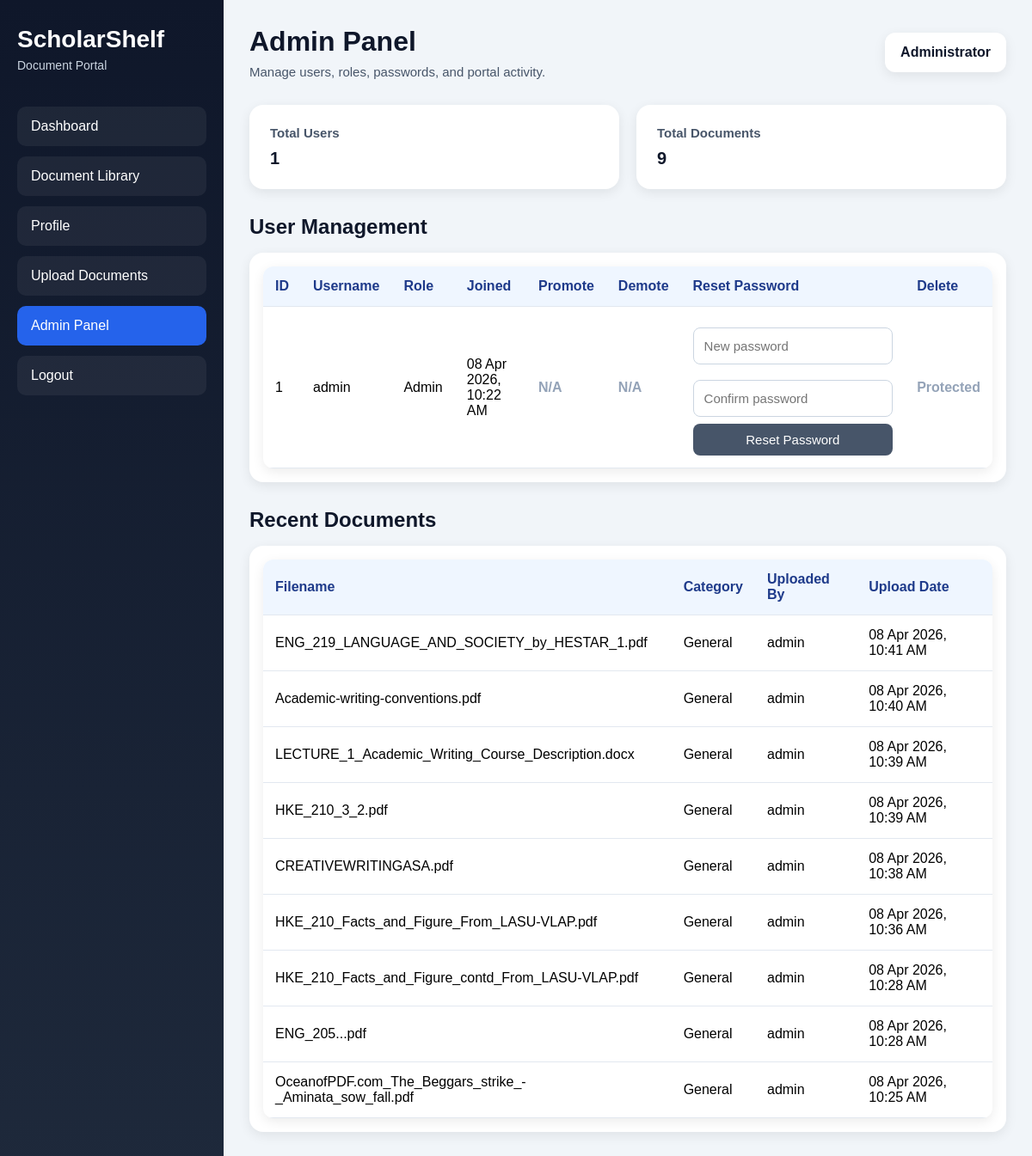
The page /admin (signed in) on the database its author committed.
### tables this page shows
CREATE TABLE users (
            id INTEGER PRIMARY KEY AUTOINCREMENT,
            username TEXT UNIQUE NOT NULL,
            password TEXT NOT NULL,
            role TEXT NOT NULL DEFAULT 'member',
            created_at TEXT DEFAULT CURRENT_TIMESTAMP
        );

CREATE TABLE documents (
            id INTEGER PRIMARY KEY AUTOINCREMENT,
            filename TEXT NOT NULL,
            original_filename TEXT NOT NULL,
            uploaded_by TEXT NOT NULL,
            category TEXT NOT NULL DEFAULT 'General',
            upload_date TEXT DEFAULT CURRENT_TIMESTAMP
        );

### app.py (the view)
@app.route("/admin")
def admin_panel():
    if not is_logged_in():
        flash("Please login first.", "warning")
        return redirect(url_for("login"))
    if not is_admin():
        flash("Only admin can access the admin panel.", "danger")
        return redirect(url_for("dashboard"))
    conn = get_db_connection()
    cursor = conn.cursor()
    cursor.execute("SELECT * FROM users ORDER BY id DESC")
    users = cursor.fetchall()
    cursor.execute("""
        SELECT * FROM documents
        ORDER BY id DESC
        LIMIT 10
    """)
    recent_documents = cursor.fetchall()
    cursor.execute("SELECT COUNT(*) AS total_users FROM users")
    total_users = cursor.fetchone()["total_users"]
    cursor.execute("SELECT COUNT(*) AS total_docs FROM documents")
    total_docs = cursor.fetchone()["total_docs"]
    conn.close()
    return render_template(
        "admin.html",
        users=users,
        recent_documents=recent_documents,
        total_users=total_users,
        total_docs=total_docs
    )

### app.py (called while the page is built)
def get_db_connection():
    conn = sqlite3.connect(DATABASE)
    conn.row_factory = sqlite3.Row
    return conn

def is_logged_in():
    return "username" in session

def is_admin():
    return session.get("role") == "admin"

def format_datetime(value):
    if not value:
        return "N/A"
    try:
        dt = datetime.fromisoformat(value.replace("Z", ""))
        return dt.strftime("%d %b %Y, %I:%M %p")
    except Exception:
        try:
            dt = datetime.strptime(value, "%Y-%m-%d %H:%M:%S")
            return dt.strftime("%d %b %Y, %I:%M %p")
        except Exception:
            return value

@app.before_request
def setup_once():
    init_db()

### templates/admin.html (shortened to what this page needs)
<!DOCTYPE html>
<html lang="en">
<head>
    <link rel="stylesheet" href="{{ url_for('static', filename='style.css') }}">
</head>
<body>
    <div class="portal-layout">
        <aside class="sidebar">
            <div>
                <div class="brand">
                    <h2>ScholarShelf</h2>
                    <p>Document Portal</p>
                </div>
                <nav class="sidebar-nav">
                    <a href="{{ url_for('dashboard') }}">Dashboard</a>
                    <a href="{{ url_for('files') }}">Document Library</a>
                    <a href="{{ url_for('profile') }}">Profile</a>
                    <a href="{{ url_for('upload') }}">Upload Documents</a>
                    <a href="{{ url_for('admin_panel') }}" class="active">Admin Panel</a>
                    <a href="{{ url_for('logout') }}">Logout</a>
                </nav>
            </div>
        </aside>
        <main class="main-content">
            <header class="topbar">
                <div>
                    <h1>Admin Panel</h1>
                    <p class="subtext">Manage users, roles, passwords, and portal activity.</p>
                </div>
                <div class="user-badge">
                    <span>Administrator</span>
                </div>
            </header>
            <section class="stats-grid">
                <div class="stat-card">
                    <h3>Total Users</h3>
                    <p>{{ total_users }}</p>
                </div>
                <div class="stat-card">
                    <h3>Total Documents</h3>
                    <p>{{ total_docs }}</p>
                </div>
            </section>
            <section class="notice-board">
                <h2>User Management</h2>
                {% if users %}
                <div class="table-wrapper">
                    <table>
                        <thead>
                            <tr>
                                <th>ID</th>
                                <th>Username</th>
                                <th>Role</th>
                                <th>Joined</th>
                                <th>Promote</th>
                                <th>Demote</th>
                                <th>Reset Password</th>
                                <th>Delete</th>
                            </tr>
                        </thead>
                        <tbody>
                            {% for user in users %}
                            <tr>
                                <td>{{ user["id"] }}</td>
                                <td>{{ user["username"] }}</td>
                                <td>{{ user["role"]|title }}</td>
                                <td>{{ user["created_at"]|datetimeformat }}</td>
                                <td>
                                    {% if user["role"] != "admin" %}
                                    <form action="{{ url_for('make_admin', user_id=user['id']) }}" method="POST">
                                        <button type="submit" class="btn">Make Admin</button>
                                    </form>
                                    {% else %}
                                    <span class="muted-text">N/A</span>
                                    {% endif %}
                                </td>
                                <td>
                                    {% if user["username"] != "admin" and user["role"] == "admin" %}
                                    <form action="{{ url_for('make_member', user_id=user['id']) }}" method="POST">
                                        <button type="submit" class="btn secondary">Make Member</button>
                                    </form>
                                    {% else %}
                                    <span class="muted-text">N/A</span>
                                    {% endif %}
                                </td>
                                <td>
                                    <form action="{{ url_for('reset_password', user_id=user['id']) }}" method="POST" class="admin-password-form">
                                        <input type="password" name="new_password" placeholder="New password" required>
                                        <input type="password" name="confirm_password" placeholder="Confirm password" required>
                                        <button type="submit" class="btn secondary">Reset Password</button>
                                    </form>
                                </td>
                                <td>
                                    {% if user["username"] != "admin" %}
                                    <form action="{{ url_for('delete_user', user_id=user['id']) }}" method="POST" onsubmit="return confirm('Are you sure you want to delete this user?');">
                                        <button type="submit" class="btn danger">Delete</button>
                                    </form>
                                    {% else %}
                                    <span class="muted-text">Protected</span>
                                    {% endif %}
                                </td>
                            </tr>
                            {% endfor %}
                        </tbody>
                    </table>
                </div>
                {% else %}
                <div class="empty-state">
                    <h3>No users found</h3>
                    <p>User records will appear here.</p>
                </div>
                {% endif %}
            </section>
            <section class="notice-board admin-space">
                <h2>Recent Documents</h2>
                {% if recent_documents %}
                <div class="table-wrapper">
                    <table>
                        <thead>
                            <tr>
                                <th>Filename</th>
                                <th>Category</th>
                                <th>Uploaded By</th>
                                <th>Upload Date</th>
                            </tr>
                        </thead>
                        <tbody>
                            {% for doc in recent_documents %}
                            <tr>
                                <td>{{ doc["original_filename"] }}</td>
                                <td>{{ doc["category"] }}</td>
                                <td>{{ doc["uploaded_by"] }}</td>
                                <td>{{ doc["upload_date"]|datetimeformat }}</td>
                            </tr>
                            {% endfor %}
                        </tbody>
                    </table>
                </div>
                {% else %}
                <div class="empty-state">
                    <h3>No documents found</h3>
                    <p>Recent document activity will appear here.</p>
                </div>
                {% endif %}
            </section>
        </main>
    </div>
</body>
</html>

### static/style.css (style rules this page uses)
* { margin: 0; padding: 0; box-sizing: border-box; }
body { font-family: Arial, sans-serif; background: #f1f5f9; color: #0f172a; }
a { text-decoration: none; }
.portal-layout { display: flex; min-height: 100vh; }
.sidebar { width: 260px; background: linear-gradient(180deg, #0f172a, #1e293b); color: white; padding: 30px 20px; display: flex; flex-direction: column; justify-content: space-between; }
.brand h2 { font-size: 28px; margin-bottom: 6px; }
.brand p { color: #cbd5e1; font-size: 14px; }
.sidebar-nav { display: flex; flex-direction: column; gap: 12px; margin-top: 40px; }
.sidebar-nav a { color: white; padding: 14px 16px; border-radius: 10px; background: rgba(255, 255, 255, 0.06); transition: 0.3s ease; }
.sidebar-nav a:hover, .sidebar-nav a.active { background: #2563eb; }
.main-content { flex: 1; padding: 30px; }
.topbar { display: flex; justify-content: space-between; align-items: center; margin-bottom: 30px; gap: 20px; }
.topbar h1 { font-size: 32px; margin-bottom: 8px; }
.subtext { color: #475569; font-size: 15px; }
.user-badge { background: white; border-radius: 12px; padding: 14px 18px; box-shadow: 0 4px 14px rgba(0, 0, 0, 0.08); font-weight: bold; }
.stats-grid { display: grid; grid-template-columns: repeat(auto-fit, minmax(220px, 1fr)); gap: 20px; margin-bottom: 30px; }
.stat-card { background: white; border-radius: 16px; padding: 24px; box-shadow: 0 4px 14px rgba(0, 0, 0, 0.08); }
.stat-card h3 { color: #475569; font-size: 15px; margin-bottom: 10px; }
.stat-card p { font-size: 20px; font-weight: bold; color: #0f172a; }
.quick-actions, .notice-board, .library-section { margin-bottom: 30px; }
.quick-actions h2, .notice-board h2, .library-section h2 { margin-bottom: 16px; font-size: 24px; }
input, button, select { width: 100%; padding: 12px; margin: 10px 0; border-radius: 8px; border: 1px solid #cbd5e1; font-size: 15px; }
.btn { display: inline-block; padding: 10px 18px; background: #2563eb; color: white; text-decoration: none; border-radius: 8px; margin: 5px; border: none; cursor: pointer; transition: 0.2s ease; width: auto; }
.btn.secondary { background: #475569; }
table { width: 100%; border-collapse: collapse; background: white; color: black; border-radius: 12px; overflow: hidden; box-shadow: 0 4px 14px rgba(0, 0, 0, 0.08); }
table th, table td { padding: 14px; border-bottom: 1px solid #e2e8f0; text-align: left; vertical-align: middle; }
table th { background: #eff6ff; color: #1e3a8a; }
.table-wrapper { background: white; border-radius: 16px; padding: 16px; box-shadow: 0 4px 14px rgba(0, 0, 0, 0.08); overflow-x: auto; }
.muted-text { color: #94a3b8; font-weight: 600; }
.admin-password-form { min-width: 220px; }
.admin-password-form input { margin-bottom: 8px; }
.admin-password-form .btn { width: 100%; margin: 0; }

### rows shown on the page
users: id "1", username "admin", role "Admin", created_at "08 Apr 2026, 10:22 AM", shows "N/A", shows "Protected"
documents: original_filename "ENG_219_LANGUAGE_AND_SOCIETY_by_HESTAR_1.pdf", category "General", uploaded_by "admin", upload_date "08 Apr 2026, 10:41 AM"
documents: original_filename "Academic-writing-conventions.pdf", category "General", uploaded_by "admin", upload_date "08 Apr 2026, 10:40 AM"
documents: original_filename "LECTURE_1_Academic_Writing_Course_Description.docx", category "General", uploaded_by "admin", upload_date "08 Apr 2026, 10:39 AM"
documents: original_filename "HKE_210_3_2.pdf", category "General", uploaded_by "admin", upload_date "08 Apr 2026, 10:39 AM"
documents: original_filename "CREATIVEWRITINGASA.pdf", category "General", uploaded_by "admin", upload_date "08 Apr 2026, 10:38 AM"
documents: original_filename "HKE_210_Facts_and_Figure_From_LASU-VLAP.pdf", category "General", uploaded_by "admin", upload_date "08 Apr 2026, 10:36 AM"
documents: original_filename "HKE_210_Facts_and_Figure_contd_From_LASU-VLAP.pdf", category "General", uploaded_by "admin", upload_date "08 Apr 2026, 10:28 AM"
documents: original_filename "ENG_205...pdf", category "General", uploaded_by "admin", upload_date "08 Apr 2026, 10:28 AM"
documents: original_filename "OceanofPDF.com_The_Beggars_strike_-_Aminata_sow_fall.pdf", category "General", uploaded_by "admin", upload_date "08 Apr 2026, 10:25 AM"

### other values the page prints
{{ total_users }} "1"
{{ total_docs }} "9"
